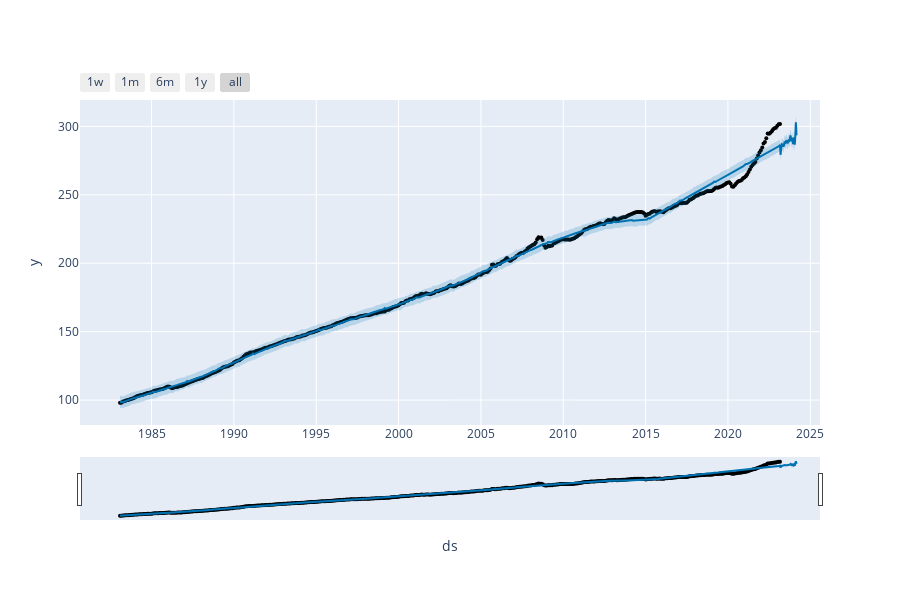

The notebook cell saved with this chart:
### Code cell
from prophet.plot import plot_plotly, plot_components_plotly

plot_plotly(m, forecast)

### Figure 1 — Plotly figure (JSON) as saved in the notebook; plotly's stock layout.template omitted (floating-point values rounded to 4 significant figures; data arrays with more than 128 entries replaced by an {"elided": "..."} marker saying what was removed)
{"data": [{"marker": {"color": "black", "size": 4}, "mode": "markers", "name": "Actual", "type": "scatter", "x": {"elided": "482 str values"}, "y": {"elided": "482 float values"}}, {"hoverinfo": "skip", "line": {"width": 0}, "mode": "lines", "type": "scatter", "x": {"elided": "847 str values"}, "y": {"elided": "847 float values"}}, {"fill": "tonexty", "fillcolor": "rgba(0, 114, 178, 0.2)", "line": {"color": "#0072B2", "width": 2}, "mode": "lines", "name": "Predicted", "type": "scatter", "x": {"elided": "847 str values"}, "y": {"elided": "847 float values"}}, {"fill": "tonexty", "fillcolor": "rgba(0, 114, 178, 0.2)", "hoverinfo": "skip", "line": {"width": 0}, "mode": "lines", "type": "scatter", "x": {"elided": "847 str values"}, "y": {"elided": "847 float values"}}], "layout": {"height": 600, "showlegend": false, "width": 900, "xaxis": {"rangeselector": {"buttons": [{"count": 7, "label": "1w", "step": "day", "stepmode": "backward"}, {"count": 1, "label": "1m", "step": "month", "stepmode": "backward"}, {"count": 6, "label": "6m", "step": "month", "stepmode": "backward"}, {"count": 1, "label": "1y", "step": "year", "stepmode": "backward"}, {"step": "all"}]}, "rangeslider": {"visible": true}, "title": {"text": "ds"}, "type": "date"}, "yaxis": {"title": {"text": "y"}}}}
